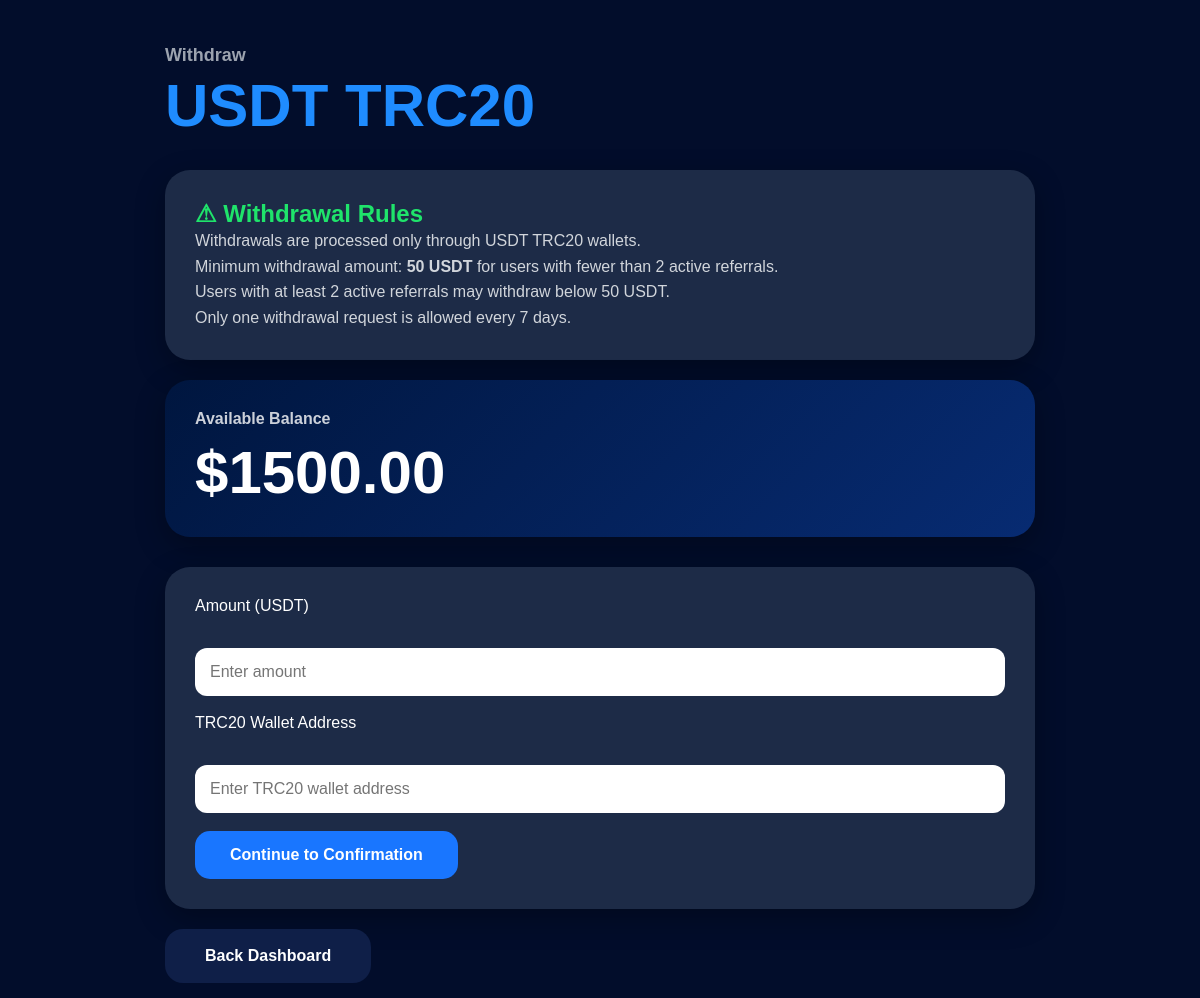
The app's page /withdraw/ (signed in), older data.
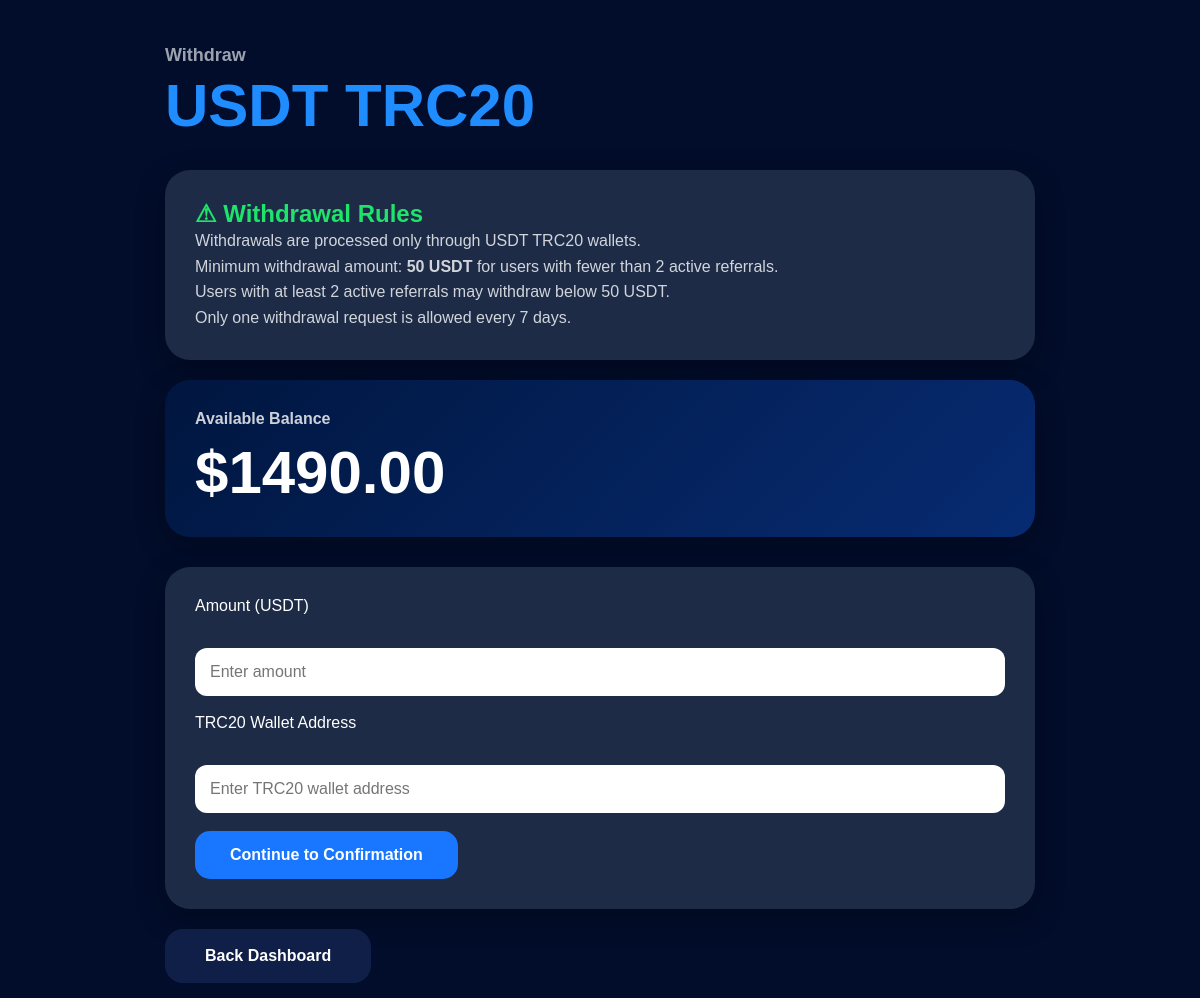
The same page, newer data.
### accounts/models.py (models this page shows, shortened)
class Profile(models.Model):
    user = models.OneToOneField(
        User,
        on_delete=models.CASCADE
    )
    balance = models.DecimalField(
        max_digits=20,
        decimal_places=8,
        default=0
    )
    blocked_amount = models.DecimalField(
        max_digits=20,
        decimal_places=8,
        default=0
    )
    block_started_at = models.DateTimeField(
        null=True,
        blank=True
    )
    block_unlock_at = models.DateTimeField(
        null=True,
        blank=True
    )
    total_deposit = models.DecimalField(
        max_digits=12,
        decimal_places=2,
        default=0
    )
    total_earned = models.DecimalField(
        max_digits=20,
        decimal_places=8,
        default=0
    )
    referral_code = models.CharField(
        max_length=50,
        unique=True,
        blank=True,
        null=True
    )
    referrer = models.ForeignKey(
        User,
        on_delete=models.SET_NULL,
        null=True,
        blank=True,
        related_name="referred_users"
    )
    email_verified = models.BooleanField(
        default=False
    )
    created_at = models.DateTimeField(
        auto_now_add=True
    )

### finance/views.py (the view)
@login_required
def withdraw(request):
    settle_interest(request.user, timezone.now())
    profile, created = Profile.objects.get_or_create(
        user=request.user
    )
    if request.method == "POST":
        form = WithdrawalForm(request.POST)
        if form.is_valid():
            amount = form.cleaned_data["amount"]
            wallet_address = form.cleaned_data["wallet_address"].strip()
            error = validate_withdrawal_request(
                request.user,
                amount,
                settle=False
            )
            if error:
                form.add_error(None, error)
            else:
                request.session[PENDING_WITHDRAWAL_SESSION_KEY] = {
                    "amount": str(amount),
                    "wallet_address": wallet_address,
                    "created_at": timezone.now().timestamp(),
                }
                request.session.modified = True
                return redirect("withdraw_confirm")
    else:
        form = WithdrawalForm()
    profile.refresh_from_db()
    return render(
        request,
        "finance/withdraw.html",
        {
            "form": form,
            "balance": profile.balance,
        }
    )

### finance/forms.py
class WithdrawalForm(forms.ModelForm):
    class Meta:
        model = Withdrawal
        fields = [
            "amount",
            "wallet_address"
        ]
        widgets = {
            "wallet_address": forms.TextInput(
                attrs={
                    "placeholder":
                    "TRC20 Wallet Address"
                }
            )
        }

### templates/finance/withdraw.html (shortened to what this page needs)
{% load static %}
<!DOCTYPE html>
<html lang="en">
<head>
<link rel="stylesheet" href="{% static 'css/style.css' %}">
</head>
<body>
<div class="container">
    <div class="header">
        <h3>Withdraw</h3>
        <h1>USDT TRC20</h1>
    </div>
    <div class="referral-card">
        <h2>⚠ Withdrawal Rules</h2>
        <p>
            Withdrawals are processed only through USDT TRC20 wallets.
        </p>
        <p>
            Minimum withdrawal amount:
            <strong>50 USDT</strong>
            for users with fewer than 2 active referrals.
        </p>
        <p>
            Users with at least 2 active referrals may withdraw below 50 USDT.
        </p>
        <p>
            Only one withdrawal request is allowed every 7 days.
        </p>
    </div>
    <div class="balance-card">
        <h4>Available Balance</h4>
        <div class="amount">
            ${{ balance|floatformat:2 }}
        </div>
    </div>
    <div class="referral-card">
        <form method="POST">
            <label>Amount (USDT)</label>
            <br><br>
            <input
                class="withdraw-input"
                type="number"
                name="amount"
                min="0.01"
                step="0.01"
                placeholder="Enter amount"
                value="{{ form.amount.value|default:'' }}"
                required
            >
            <br><br>
            <label>TRC20 Wallet Address</label>
            <br><br>
            <input
                class="withdraw-input"
                type="text"
                name="wallet_address"
                placeholder="Enter TRC20 wallet address"
                value="{{ form.wallet_address.value|default:'' }}"
                required
            >
            <br><br>
            <button type="submit" class="claim">
                Continue to Confirmation
            </button>
        </form>
    </div>
    <div class="action-row">
        <a href="{% url 'dashboard' %}">
            <button type="button" class="withdraw">
                Back Dashboard
            </button>
        </a>
    </div>
</div>
</body>
</html>

Row changes from the older to the newer data that the page shows:
changed Profile: balance "1500.00" → "1490.00"
